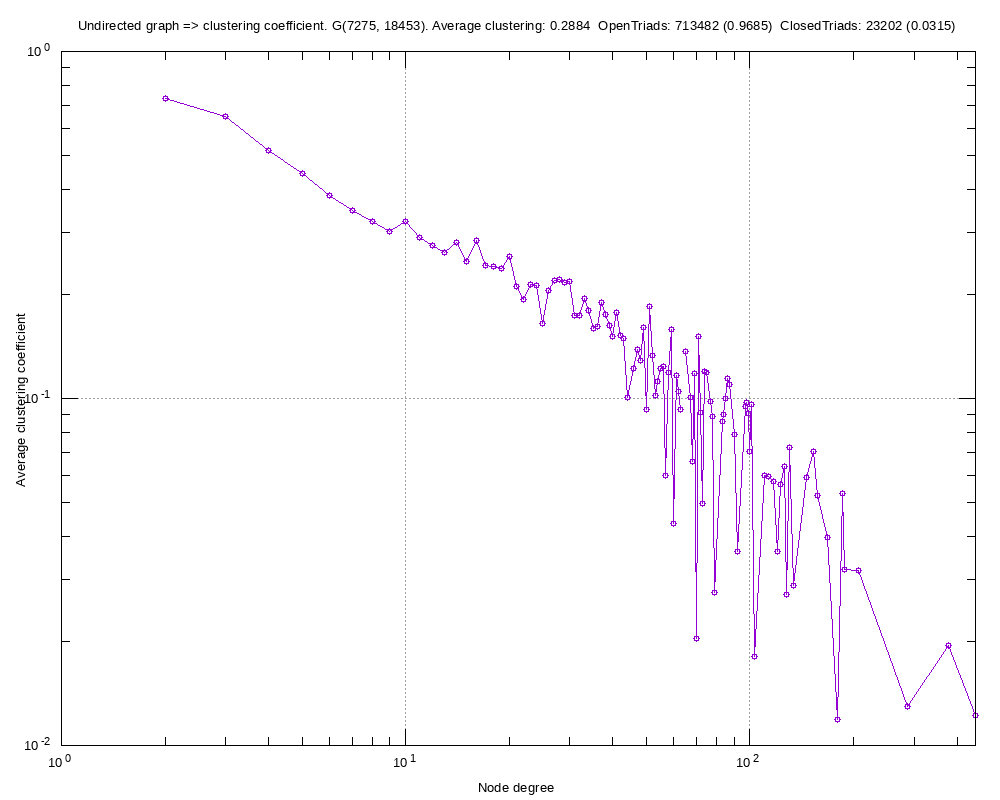

Here is the gnuplot script that generated this plot:
#
# Undirected graph => clustering coefficient. G(7275, 18453). Average clustering: 0.2884  OpenTriads: 713482 (0.9685)  ClosedTriads: 23202 (0.0315) (Wed Sep  4 19:23:18 2019)
#

set title "Undirected graph => clustering coefficient. G(7275, 18453). Average clustering: 0.2884  OpenTriads: 713482 (0.9685)  ClosedTriads: 23202 (0.0315)"
set key bottom right
set logscale xy 10
set format x "10^{%L}"
set mxtics 10
set format y "10^{%L}"
set mytics 10
set grid
set xlabel "Node degree"
set ylabel "Average clustering coefficient"
set tics scale 2
set terminal png font arial 10 size 1000,800
set output 'ccf.email-Enron-subgraph-clustering-coefficient-distribution.png'
plot 	"ccf.email-Enron-subgraph-clustering-coefficient-distribution.tab" using 1:2 title "" with linespoints pt 6
